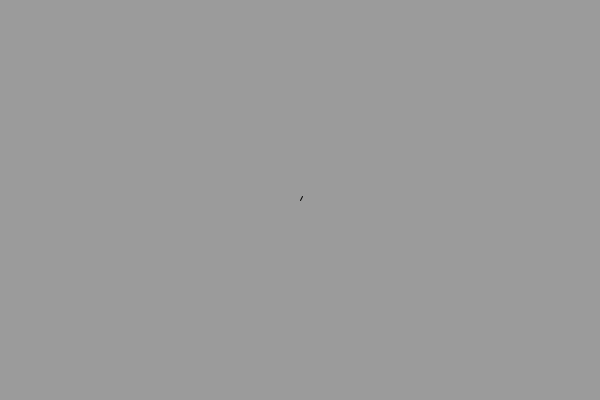
Frame 1 (no input)
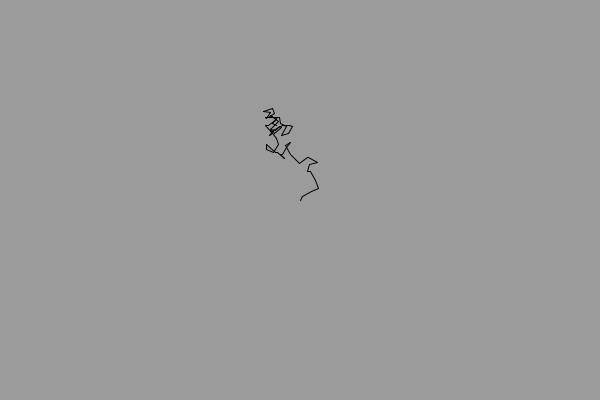
Frame 60 (the mouse pressed at the canvas centre just before this capture)
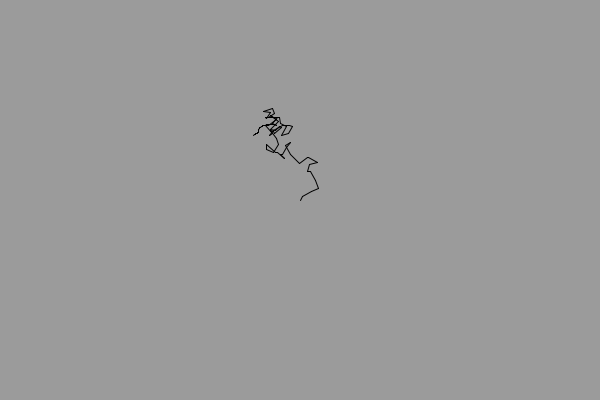
Frame 120 (the mouse held since frame 60 and released just before this capture)

The Processing sketch that drew these frames (run headless with seeded random() and noise(); from frame 60 on, the mouse is pressed at the canvas centre):

// Processing sketch: noiceWalkFunction
// ── noiceWalkFunction.pde

float xPos = 300;
float yPos = 200;
float xPosNext = xPos;
float yPosNext = yPos;
float time = 0; 
void setup() {
  size(600, 400); 
  background(155);
}

void draw() {
  randomMove(); 
  checkEgdes();
}

void randomMove() {
  if (mouseX < 300) { 
    xPos = xPos + (int)random(-10, 10);
    yPos = yPos + (int)random(-10, 10);
  } else {
    xPos = xPos + (noise(time)-0.5)*5;
    yPos = yPos + (noise(time+30)-0.5)*5;
  }
  time = time + 0.01; 
  line(xPos, yPos, xPosNext, yPosNext);
  xPosNext = xPos;
  yPosNext = yPos;
} 

void checkEgdes() {
  if (xPos < 0) {
    xPos++;
  }
  if (xPos > width) {
    xPos--;
  }
  if (yPos < 0) {
    yPos++;
  }

  if (yPos > height) {
    yPos--;
  }
}
